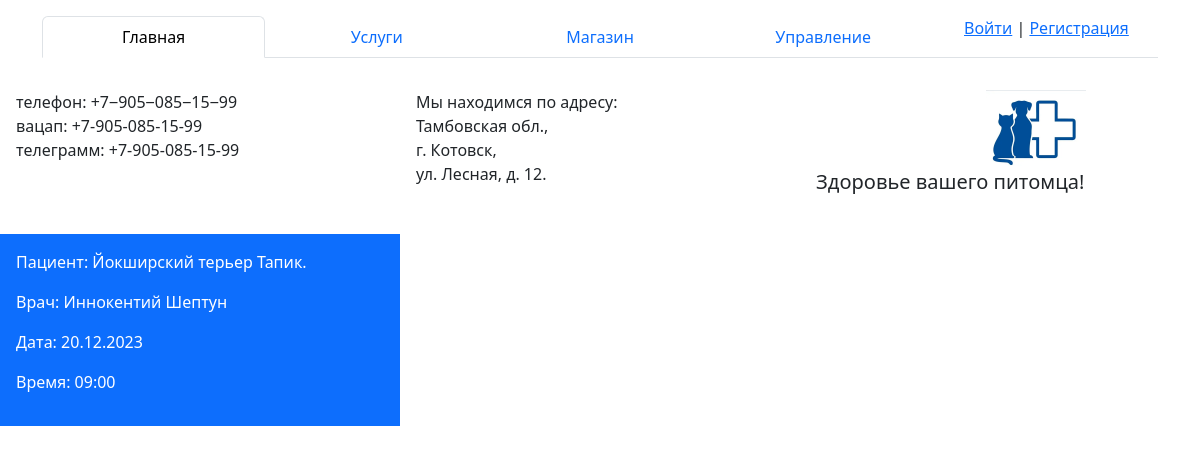
Before: /record/ with the older database file.
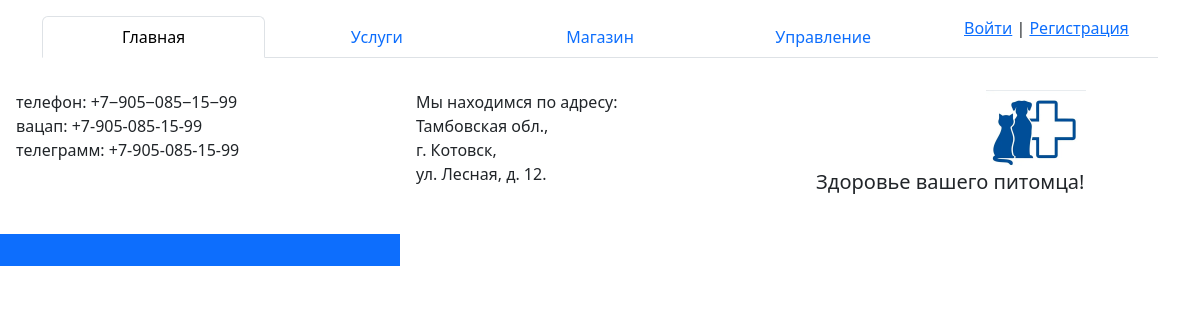
After: the same page with the newer database file.
### clinic/models.py (models this page shows, shortened)
class Record(models.Model):
    veterinarian = models.ManyToManyField(Veterinarian, blank=True, related_name='veterinarians')  # связываем с таблицей Veterinarian через связь многие ко многим, blank=True - потому что не каждая запись питомца будет содержать ветеринара, related_name='veterinarian_' - чтобы мы могли через ветеринаров получать список питомцев которые с ними связаны. on_delete - в этой связи отсутствует. Именно через этод ветеринара всязываются записи с остальными. пример: a.veterinarian_.set([tag_br, tag_o, tag_v])
    pet = models.ManyToManyField(Pet, blank=True, related_name='pets') # связываем с таблицей Pet через связь многие ко многим, blank=True - потому что не каждать запись женщин будет содержать теги, related_name='tags' - чтобы мы могли через теги получать список статей которые с ними связаны. on_delete - в этой связи отсутствует. Именно через этод тэг всязываются записи с остальными. пример: a.tags2.set([tag_br, tag_o, tag_v])
    data = models.CharField(max_length=10)
    time = models.CharField(max_length=5)

class Pet(models.Model):
    view = models.CharField(max_length=10, verbose_name='Вид')
    breed = models.CharField(max_length=20, verbose_name='Порода')
    photo = models.ImageField(upload_to='photos/%Y/%m/%d/', default=None,
                              blank=True, null=True, verbose_name='Фото')
    nick_name = models.CharField(max_length=10, verbose_name='Кличка')
    age = models.IntegerField(verbose_name='Возраст лет')
    weight = models.IntegerField(verbose_name='Вес кг.')
    gender = models.CharField(max_length=10, verbose_name='Пол')
    onwer = models.ForeignKey('Onwer', on_delete=models.PROTECT, related_name='onwers', null=True, verbose_name='Хозяин') # многие к одному связываем наш класс с классом 'Onwer' через многие к одному и обязательно пишем как строка в ковычках, так как этот класс находится ниже нашего основного класса и пайчарм его попросту не увидет, вторым параметром ставим, который будет запрещать удалять категории которые не связаны с постами, 3й параметр если связываться наоборот через class Onwer c classom Pet
    time_create = models.DateTimeField(auto_now_add=True, null=True,  verbose_name='Время создания')  # параметр автоматически заполняет поле но только в момент добавление записи, тоесь показывает время появление записи
    medical_history = models.TextField(max_length=1000, unique=True, null=True, verbose_name='История болезни')
    slugPet = models.SlugField(max_length=20, unique=True, db_index=True, verbose_name='Slug', null=True)  # слаг для пути 1пар - макс. длина, 2пар - уникальность, 3пар - поле индексируемое, 4пар - чтобы создавалось поле с пустым значением
    def __str__(self):
        return f'{self.breed} {self.nick_name}'
    class Meta: # класс для сортировки отображение на странице в данном случае по времени созданию записи (задать реверс поставить минус перед параметром)
        verbose_name = 'Питомцы' # это для кабинета админа чтобы заголовок имел такое название
        verbose_name_plural = 'Питомцы' # для того чтобы этот заголовок был без в конце 's' и был в множественном числе
        ordering = ['time_create'] # сортируем по артрибуту по убыванию по умолчанию
        indexes = [
            models.Index(fields=['time_create'])
        ]

class Veterinarian(models.Model):
    specialist = models.CharField(max_length=15, verbose_name='Специалист')
    firstname = models.CharField(max_length=10, verbose_name='Имя')
    lastname = models.CharField(max_length=15, verbose_name='Фамилия')
    email = models.EmailField(max_length=20, verbose_name='E-mail')
    tel = models.CharField(max_length=12, verbose_name='Телефон')
    photo = models.ImageField(upload_to='photos/%Y/%m/%d/', default=None,
                              blank=True, null=True, verbose_name='Фото')
    history = models.TextField(max_length=1000, unique=True, null=True, verbose_name='О докторе')
    certificates = models.CharField(max_length=12, null=True)
    slugVet = models.SlugField(max_length=20, unique=True, db_index=True, verbose_name='Slug', null=True)  # слаг для пути 1пар - макс. длина, 2пар - уникальность, 3пар - поле индексируемое, 4пар - чтобы создавалось поле с пустым значением
    def __str__(self):
        return f'{self.firstname} {self.lastname}'
    class Meta: # класс для сортировки отображение на странице в данном случае по времени созданию записи (задать реверс поставить минус перед параметром)
        verbose_name = 'Ветеринар' # это для кабинета админа чтобы заголовок имел такое название
        verbose_name_plural = 'Ветеринары' # для того чтобы этот заголовок был без в конце 's' и был в множественном числе
        ordering = ['id'] # сортируем по артрибуту по убыванию по умолчанию
        indexes = [
            models.Index(fields=['id'])
        ]

### clinic/views.py (the view)
# urls.py: path('record/', views.record, name='record'),
def record(request): # фунция вывода всех записей к врачу, пока временно
    record = Record.objects.all()
    data = {'record': record}
    return render(request, 'clinic/record.html', data)

### templates/clinic/record.html
{% load static %}
{% block menu %}
    {% include 'clinic/includes/block_menu.html' %}
{% endblock menu %}
<link rel="stylesheet" href="{% static 'css/index.css' %}">
{% block content %}
<div class="container-fluid mt-3">
    <div class="row">
    <div class="col-sm-4 p-3 bg-primary text-white">
        {% for i in record %}
            <p>Пациент: {{ i.pet.first }}.</p>
            <p>Врач: {{ i.veterinarian.first }}</p>
            <p>Дата: {{ i.data }}</p>
            <p>Время: {{ i.time }}</p>
        {% endfor %}
    </div>
    <div class="col-sm-8 p-3">
    </div>
  </div>
</div>
{% endblock content %}

Changed rows visible on the page:
removed Record: pet.first "Йокширский терьер Тапик", veterinarian.first "Иннокентий Шептун", data "20.12.2023", time "09:00"
